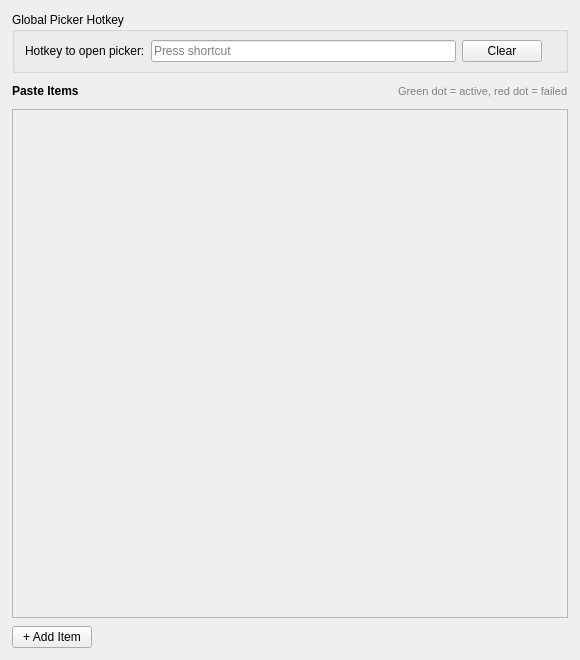
<?xml version="1.0" encoding="UTF-8"?>
<ui version="4.0">
 <class>SettingsWindow</class>
 <widget class="QMainWindow" name="SettingsWindow">
  <property name="geometry">
   <rect>
    <x>0</x>
    <y>0</y>
    <width>580</width>
    <height>660</height>
   </rect>
  </property>
  <property name="windowTitle">
   <string>Fast Paste - Settings</string>
  </property>
  <widget class="QWidget" name="centralwidget">
   <layout class="QVBoxLayout" name="verticalLayout">
    <property name="spacing">
     <number>8</number>
    </property>
    <property name="leftMargin">
     <number>12</number>
    </property>
    <property name="topMargin">
     <number>12</number>
    </property>
    <property name="rightMargin">
     <number>12</number>
    </property>
    <property name="bottomMargin">
     <number>12</number>
    </property>
    <item>
     <widget class="QGroupBox" name="groupBoxGlobal">
      <property name="title">
       <string>Global Picker Hotkey</string>
      </property>
      <layout class="QHBoxLayout" name="hboxGlobal">
       <property name="leftMargin">
        <number>10</number>
       </property>
       <property name="topMargin">
        <number>8</number>
       </property>
       <property name="rightMargin">
        <number>10</number>
       </property>
       <property name="bottomMargin">
        <number>8</number>
       </property>
       <item>
        <widget class="QLabel" name="labelGlobalHotkey">
         <property name="text">
          <string>Hotkey to open picker:</string>
         </property>
        </widget>
       </item>
       <item>
        <widget class="QKeySequenceEdit" name="keySeqEdit">
         <property name="toolTip">
          <string>Click here, then press your desired key combination.</string>
         </property>
        </widget>
       </item>
       <item>
        <widget class="QPushButton" name="btnClearGlobal">
         <property name="maximumWidth">
          <number>60</number>
         </property>
         <property name="text">
          <string>Clear</string>
         </property>
        </widget>
       </item>
       <item>
        <widget class="QLabel" name="labelGlobalStatus">
         <property name="visible">
          <bool>false</bool>
         </property>
         <property name="minimumWidth">
          <number>70</number>
         </property>
         <property name="text">
          <string/>
         </property>
        </widget>
       </item>
      </layout>
     </widget>
    </item>
    <item>
     <layout class="QHBoxLayout" name="hboxItemsHeader">
      <item>
       <widget class="QLabel" name="labelItems">
        <property name="font">
         <font>
          <bold>true</bold>
         </font>
        </property>
        <property name="text">
         <string>Paste Items</string>
        </property>
       </widget>
      </item>
      <item>
       <spacer name="horizontalSpacerTop">
        <property name="orientation">
         <enum>Qt::Horizontal</enum>
        </property>
        <property name="sizeHint" stdset="0">
         <size>
          <width>40</width>
          <height>20</height>
         </size>
        </property>
       </spacer>
      </item>
      <item>
       <widget class="QLabel" name="labelHint">
        <property name="styleSheet">
         <string notr="true">font-size: 11px; color: gray;</string>
        </property>
        <property name="text">
         <string>Green dot = active, red dot = failed</string>
        </property>
       </widget>
      </item>
     </layout>
    </item>
    <item>
     <widget class="QScrollArea" name="scrollArea">
      <property name="frameShape">
       <enum>QFrame::StyledPanel</enum>
      </property>
      <property name="horizontalScrollBarPolicy">
       <enum>Qt::ScrollBarAlwaysOff</enum>
      </property>
      <property name="widgetResizable">
       <bool>true</bool>
      </property>
      <widget class="QWidget" name="scrollAreaWidgetContents">
       <layout class="QVBoxLayout" name="itemsLayout">
        <property name="spacing">
         <number>3</number>
        </property>
        <property name="leftMargin">
         <number>4</number>
        </property>
        <property name="topMargin">
         <number>4</number>
        </property>
        <property name="rightMargin">
         <number>4</number>
        </property>
        <property name="bottomMargin">
         <number>4</number>
        </property>
        <property name="alignment">
         <set>Qt::AlignTop</set>
        </property>
       </layout>
      </widget>
     </widget>
    </item>
    <item>
     <layout class="QHBoxLayout" name="hboxAddItem">
      <item>
       <widget class="QPushButton" name="btnAddItem">
        <property name="minimumHeight">
         <number>32</number>
        </property>
        <property name="text">
         <string>+ Add Item</string>
        </property>
       </widget>
      </item>
      <item>
       <spacer name="horizontalSpacerBottom">
        <property name="orientation">
         <enum>Qt::Horizontal</enum>
        </property>
        <property name="sizeHint" stdset="0">
         <size>
          <width>40</width>
          <height>20</height>
         </size>
        </property>
       </spacer>
      </item>
     </layout>
    </item>
   </layout>
  </widget>
 </widget>
 <resources/>
 <connections/>
</ui>
